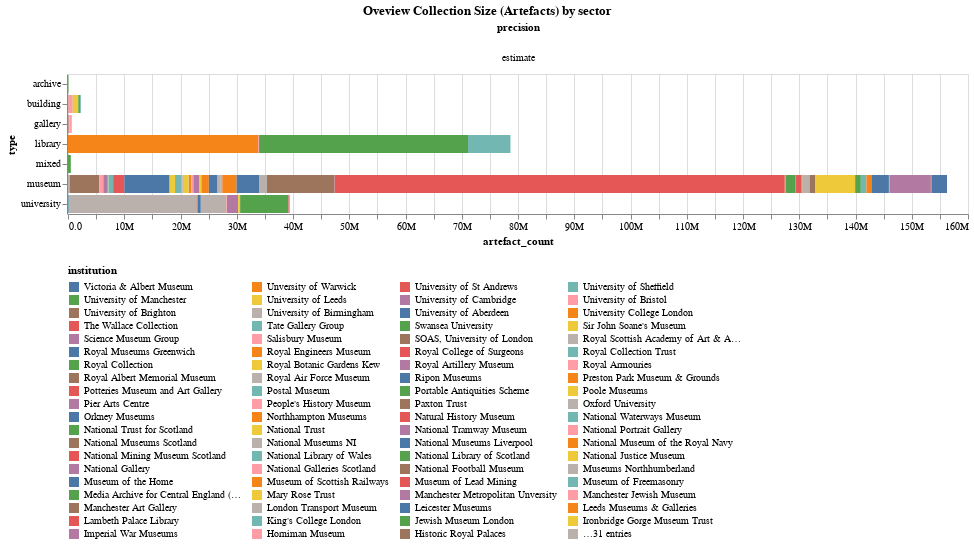

Notebook code for this chart:
### Markdown cell above
## Artefacts by institution type

### Code cell
title = alt.TitleParams('Artefacts by institution type', anchor='middle')
alt.Chart(artefacts_df,title=title).mark_bar().encode(
    alt.Color('institution:N', sort='descending', legend=alt.Legend(orient='bottom',columns=4,symbolLimit=80)),
    column='precision:O',
    tooltip=['institution', 'artefact_count'],
    x='artefact_count:Q',
    y='type:N',
).properties(width=900).resolve_scale(x='independent').configure(numberFormat='.2s')

### Figure 1 — Vega-Lite specification as saved in the notebook (floating-point values rounded to 4 significant figures)
{"config": {"view": {"continuousWidth": 300, "continuousHeight": 300}, "numberFormat": ".2s"}, "data": {"name": "data-f4253ee8e36c3615aab68e27ba9c68a5"}, "mark": {"type": "bar"}, "encoding": {"color": {"field": "institution", "legend": {"columns": 4, "orient": "bottom", "symbolLimit": 80}, "sort": "descending", "type": "nominal"}, "column": {"field": "precision", "type": "ordinal"}, "tooltip": [{"field": "institution", "type": "nominal"}, {"field": "artefact_count", "type": "quantitative"}], "x": {"field": "artefact_count", "type": "quantitative"}, "y": {"field": "type", "type": "nominal"}}, "resolve": {"scale": {"x": "independent"}}, "title": {"text": "Oveview Collection Size (Artefacts) by sector", "anchor": "middle"}, "width": 900, "$schema": "https://vega.github.io/schema/vega-lite/v5.17.0.json", "datasets": {"data-f4253ee8e36c3615aab68e27ba9c68a5": [{"institution": "Oxford University", "sector": "university", "type": "university", "topic": "mixed", "precision": "estimate", "artefact_count": 22530000}, {"institution": "University of Cambridge", "sector": "university", "type": "university", "topic": "mixed", "precision": "estimate", "artefact_count": 2000000}, {"institution": "Durham University", "sector": "university", "type": "university", "topic": "mixed", "precision": "estimate", "artefact_count": 106000}, {"institution": "University College London", "sector": "university", "type": "university", "topic": "mixed", "precision": "estimate", "artefact_count": 164000}, {"institution": "University of Manchester", "sector": "university", "type": "university", "topic": "mixed", "precision": "estimate", "artefact_count": 8560000}, {"institution": "King's College London", "sector": "university", "type": "university", "topic": "mixed", "precision": "estimate", "artefact_count": 200000}, {"institution": "University of Birmingham", "sector": "university", "type": "university", "topic": "mixed", "precision": "estimate", "artefact_count": 4500000}, {"institution": "Unversity of Warwick", "sector": "university", "type": "university", "topic": "mixed", "precision": "estimate", "artefact_count": 16000}, {"institution": "Manchester Metropolitan Unversity", "sector": "university", "type": "university", "topic": "mixed", "precision": "estimate", "artefact_count": 0}, {"institution": "Swansea University", "sector": "university", "type": "university", "topic": "mixed", "precision": "estimate", "artefact_count": 1700}, {"institution": "University of Brighton", "sector": "university", "type": "university", "topic": "mixed", "precision": "estimate", "artefact_count": 50000}, {"institution": "SOAS, University of London", "sector": "university", "type": "university", "topic": "mixed", "precision": "estimate", "artefact_count": 60000}, {"institution": "University of Aberdeen", "sector": "university", "type": "university", "topic": "mixed", "precision": "estimate", "artefact_count": 530000}, {"institution": "University of Bristol", "sector": "university", "type": "university", "topic": "mixed", "precision": "estimate", "artefact_count": 100000}, {"institution": "University of Leeds", "sector": "university", "type": "university", "topic": "mixed", "precision": "estimate", "artefact_count": 350000}, {"institution": "University of Sheffield", "sector": "university", "type": "university", "topic": "mixed", "precision": "estimate", "artefact_count": 30000}, {"institution": "University of St Andrews", "sector": "university", "type": "university", "topic": "mixed", "precision": "estimate", "artefact_count": 200000}, {"institution": "Royal College of Surgeons", "sector": "university", "type": "university", "topic": "medicine", "precision": "estimate", "artefact_count": 3500}, {"institution": "British Library", "sector": "library", "type": "library", "topic": "mixed", "precision": "estimate", "artefact_count": 33810000}, {"institution": "Chetham's Library", "sector": "library", "type": "library", "topic": "mixed", "precision": "estimate", "artefact_count": 121041}, {"institution": "Glasgow Woman's Library", "sector": "library", "type": "library", "topic": "mixed", "precision": "estimate", "artefact_count": 0}, {"institution": "Lambeth Palace Library", "sector": "library", "type": "library", "topic": "theology", "precision": "estimate", "artefact_count": 186200}, {"institution": "National Library of Wales", "sector": "library", "type": "library", "topic": "mixed", "precision": "estimate", "artefact_count": 7540000}, {"institution": "National Library of Scotland", "sector": "library", "type": "library", "topic": "mixed", "precision": "estimate", "artefact_count": 37000000}, {"institution": "Amgueddfa Cymru (National Museum Wales)", "sector": "national", "type": "museum", "topic": "mixed", "precision": "estimate", "artefact_count": 5319585}, {"institution": "Historic Royal Palaces", "sector": "national", "type": "building", "topic": "mixed", "precision": "estimate", "artefact_count": 60000}, {"institution": "National Football Museum", "sector": "national", "type": "museum", "topic": "mixed", "precision": "estimate", "artefact_count": 40000}, {"institution": "National Justice Museum", "sector": "national", "type": "museum", "topic": "mixed", "precision": "estimate", "artefact_count": 40000}, {"institution": "National Mining Museum Scotland", "sector": "national", "type": "museum", "topic": "industry", "precision": "estimate", "artefact_count": 100000}, {"institution": "National Museum of the Royal Navy", "sector": "national", "type": "museum", "topic": "maritime", "precision": "estimate", "artefact_count": 2500000}, {"institution": "National Museums NI", "sector": "national", "type": "museum", "topic": "mixed", "precision": "estimate", "artefact_count": 1400000}, {"institution": "National Museums Scotland", "sector": "national", "type": "museum", "topic": "mixed", "precision": "estimate", "artefact_count": 12000000}, {"institution": "National Tramway Museum", "sector": "national", "type": "museum", "topic": "mixed", "precision": "estimate", "artefact_count": 46690}, {"institution": "National Trust", "sector": "national", "type": "building", "topic": "art", "precision": "estimate", "artefact_count": 1000000}, {"institution": "National Trust for Scotland", "sector": "national", "type": "building", "topic": "art", "precision": "estimate", "artefact_count": 300000}, {"institution": "National Waterways Museum", "sector": "national", "type": "building", "topic": "transport", "precision": "estimate", "artefact_count": 150000}, {"institution": "Royal Collection Trust", "sector": "national", "type": "museum", "topic": "art", "precision": "estimate", "artefact_count": 1000000}, {"institution": "Government Art Collection", "sector": "national", "type": "museum", "topic": "art", "precision": "estimate", "artefact_count": 15000}, {"institution": "Historic Environment Scotland", "sector": "national", "type": "museum", "topic": "heritage", "precision": "estimate", "artefact_count": 41000}, {"institution": "People's History Museum", "sector": "national", "type": "museum", "topic": "social", "precision": "estimate", "artefact_count": 5680}, {"institution": "Portable Antiquities Scheme", "sector": "national", "type": "museum", "topic": "archaeology", "precision": "estimate", "artefact_count": 1751232}, {"institution": "Royal Air Force Museum", "sector": "national", "type": "museum", "topic": "military", "precision": "estimate", "artefact_count": 1300000}, {"institution": "Royal Botanic Gardens Kew", "sector": "national", "type": "museum", "topic": "nature", "precision": "estimate", "artefact_count": 7000000}, {"institution": "Royal Collection", "sector": "national", "type": "museum", "topic": "nature", "precision": "estimate", "artefact_count": 1000000}, {"institution": "Courtauld Gallery", "sector": "independent", "type": "gallery", "topic": "art", "precision": "estimate", "artefact_count": 33501}, {"institution": "Dulwich Picture Gallery", "sector": "independent", "type": "gallery", "topic": "art", "precision": "estimate", "artefact_count": 600}, {"institution": "Manchester Art Gallery", "sector": "independent", "type": "gallery", "topic": "art", "precision": "estimate", "artefact_count": 46000}, {"institution": "National Galleries Scotland", "sector": "independent", "type": "gallery", "topic": "art", "precision": "estimate", "artefact_count": 120000}, {"institution": "Bowes Museum", "sector": "independent", "type": "museum", "topic": "art", "precision": "estimate", "artefact_count": 30000}, {"institution": "Britten Pears", "sector": "independent", "type": "museum", "topic": "art", "precision": "estimate", "artefact_count": 1200}, {"institution": "Chatham Historic Dockyard", "sector": "independent", "type": "building", "topic": "maritime", "precision": "estimate", "artefact_count": 70000}, {"institution": "English Heritage Trust", "sector": "independent", "type": "building", "topic": "history", "precision": "estimate", "artefact_count": 700000}, {"institution": "Gordon Highlanders Museum", "sector": "independent", "type": "museum", "topic": "military", "precision": "estimate", "artefact_count": 40000}, {"institution": "Ironbridge Gorge Museum Trust", "sector": "independent", "type": "museum", "topic": "industry", "precision": "estimate", "artefact_count": 400000}, {"institution": "Jewish Museum London", "sector": "independent", "type": "museum", "topic": "social", "precision": "estimate", "artefact_count": 40000}, {"institution": "London Transport Museum", "sector": "independent", "type": "museum", "topic": "transport", "precision": "estimate", "artefact_count": 500000}, {"institution": "Manchester Jewish Museum", "sector": "independent", "type": "museum", "topic": "social", "precision": "estimate", "artefact_count": 31000}, {"institution": "Mary Rose Trust", "sector": "independent", "type": "museum", "topic": "maritime", "precision": "estimate", "artefact_count": 19000}, {"institution": "Media Archive for Central England (MACE)", "sector": "independent", "type": "archive", "topic": "media", "precision": "estimate", "artefact_count": 65000}, {"institution": "Food Museum", "sector": "independent", "type": "museum", "topic": "social", "precision": "estimate", "artefact_count": 40000}, {"institution": "Museum of Freemasonry", "sector": "independent", "type": "museum", "topic": "social", "precision": "estimate", "artefact_count": 90000}, {"institution": "Museum of Lead Mining", "sector": "independent", "type": "museum", "topic": "industry", "precision": "estimate", "artefact_count": 2572}, {"institution": "Museum of Scottish Railways", "sector": "independent", "type": "museum", "topic": "industry", "precision": "estimate", "artefact_count": 50000}, {"institution": "Paxton Trust", "sector": "independent", "type": "building", "topic": "art", "precision": "estimate", "artefact_count": 3754}, {"institution": "Pier Arts Centre", "sector": "independent", "type": "gallery", "topic": "art", "precision": "estimate", "artefact_count": 180}, {"institution": "Postal Museum", "sector": "independent", "type": "museum", "topic": "social", "precision": "estimate", "artefact_count": 60000}, {"institution": "Royal Artillery Museum", "sector": "independent", "type": "museum", "topic": "military", "precision": "estimate", "artefact_count": 30000}, {"institution": "Royal Engineers Museum", "sector": "independent", "type": "museum", "topic": "military", "precision": "estimate", "artefact_count": 1000000}, {"institution": "Royal Scottish Academy of Art & Architecture", "sector": "independent", "type": "museum", "topic": "art", "precision": "estimate", "artefact_count": 9000}, {"institution": "Aberdeenshire Council Museums", "sector": "regional", "type": "museum", "topic": "mixed", "precision": "estimate", "artefact_count": 250000}, {"institution": "Barnsley Museums", "sector": "regional", "type": "museum", "topic": "mixed", "precision": "estimate", "artefact_count": 711400}, {"institution": "Birmingham Museums Trust", "sector": "regional", "type": "museum", "topic": "art", "precision": "estimate", "artefact_count": 800000}, {"institution": "Black Country Living Museum", "sector": "regional", "type": "museum", "topic": "history", "precision": "estimate", "artefact_count": 80000}, {"institution": "Bradford District Museums & Galleries", "sector": "regional", "type": "museum", "topic": "mixed", "precision": "estimate", "artefact_count": 837837}, {"institution": "Bristol Museums", "sector": "regional", "type": "museum", "topic": "mixed", "precision": "estimate", "artefact_count": 2000000}, {"institution": "Culture Coventry", "sector": "regional", "type": "museum", "topic": "mixed", "precision": "estimate", "artefact_count": 1000000}, {"institution": "Culture Perth and Kinross", "sector": "regional", "type": "mixed", "topic": "mixed", "precision": "estimate", "artefact_count": 500000}, {"institution": "Culture Trust Luton", "sector": "regional", "type": "museum", "topic": "mixed", "precision": "estimate", "artefact_count": 1105051}, {"institution": "Dundee Heritage Trust", "sector": "regional", "type": "museum", "topic": "mixed", "precision": "estimate", "artefact_count": 0}, {"institution": "Elgin Museum", "sector": "regional", "type": "museum", "topic": "mixed", "precision": "estimate", "artefact_count": 36000}, {"institution": "Glasgow Museums", "sector": "regional", "type": "museum", "topic": "mixed", "precision": "estimate", "artefact_count": 1000000}, {"institution": "Heritage Doncaster", "sector": "regional", "type": "museum", "topic": "mixed", "precision": "estimate", "artefact_count": 406750}, {"institution": "Highland Folk Museum", "sector": "regional", "type": "museum", "topic": "social", "precision": "estimate", "artefact_count": 10000}, {"institution": "Leeds Museums & Galleries", "sector": "regional", "type": "museum", "topic": "mixed", "precision": "estimate", "artefact_count": 1300000}, {"institution": "Leicester Museums", "sector": "regional", "type": "museum", "topic": "mixed", "precision": "estimate", "artefact_count": 1500000}, {"institution": "Manchester Art Gallery", "sector": "regional", "type": "gallery", "topic": "art", "precision": "estimate", "artefact_count": 50000}, {"institution": "Edinburgh Museums", "sector": "regional", "type": "museum", "topic": "mixed", "precision": "estimate", "artefact_count": 220000}, {"institution": "Museums Northhumberland", "sector": "regional", "type": "museum", "topic": "mixed", "precision": "estimate", "artefact_count": 25000}, {"institution": "Northhampton Museums", "sector": "regional", "type": "museum", "topic": "mixed", "precision": "estimate", "artefact_count": 44024}, {"institution": "Orkney Museums", "sector": "regional", "type": "museum", "topic": "mixed", "precision": "estimate", "artefact_count": 100000}, {"institution": "Poole Museums", "sector": "regional", "type": "museum", "topic": "mixed", "precision": "estimate", "artefact_count": 50000}, {"institution": "Potteries Museum and Art Gallery", "sector": "regional", "type": "museum", "topic": "arts", "precision": "estimate", "artefact_count": 1000000}, {"institution": "Preston Park Museum & Grounds", "sector": "regional", "type": "museum", "topic": "social", "precision": "estimate", "artefact_count": 100000}, {"institution": "Ripon Museums", "sector": "regional", "type": "museum", "topic": "social", "precision": "estimate", "artefact_count": 9000}, {"institution": "Royal Albert Memorial Museum", "sector": "regional", "type": "museum", "topic": "mixed", "precision": "estimate", "artefact_count": 1000000}, {"institution": "Salisbury Museum", "sector": "regional", "type": "museum", "topic": "mixed", "precision": "estimate", "artefact_count": 100000}, {"institution": "Victoria & Albert Museum", "sector": "dcms", "type": "museum", "topic": "art", "precision": "estimate", "artefact_count": 2800000}, {"institution": "Science Museum Group", "sector": "dcms", "type": "museum", "topic": "science", "precision": "estimate", "artefact_count": 7360793}, {"institution": "Museum of the Home", "sector": "dcms", "type": "museum", "topic": "history", "precision": "estimate", "artefact_count": 40000}, {"institution": "Horniman Museum", "sector": "dcms", "type": "museum", "topic": "history", "precision": "estimate", "artefact_count": 350000}, {"institution": "Imperial War Museums", "sector": "dcms", "type": "museum", "topic": "history", "precision": "estimate", "artefact_count": 1000000}, {"institution": "National Gallery", "sector": "dcms", "type": "gallery", "topic": "art", "precision": "estimate", "artefact_count": 2626}, {"institution": "National Museums Liverpool", "sector": "dcms", "type": "museum", "topic": "history", "precision": "estimate", "artefact_count": 4000000}, {"institution": "National Portrait Gallery", "sector": "dcms", "type": "gallery", "topic": "art", "precision": "estimate", "artefact_count": 350000}, {"institution": "Natural History Museum", "sector": "dcms", "type": "museum", "topic": "nature", "precision": "estimate", "artefact_count": 80000000}, {"institution": "Royal Armouries", "sector": "dcms", "type": "museum", "topic": "history", "precision": "estimate", "artefact_count": 70000}, {"institution": "Royal Museums Greenwich", "sector": "dcms", "type": "museum", "topic": "history", "precision": "estimate", "artefact_count": 3000000}, {"institution": "Sir John Soane's Museum", "sector": "dcms", "type": "museum", "topic": "history", "precision": "estimate", "artefact_count": 52000}, {"institution": "Tate Gallery Group", "sector": "dcms", "type": "gallery", "topic": "art", "precision": "estimate", "artefact_count": 70000}, {"institution": "The Wallace Collection", "sector": "dcms", "type": "museum", "topic": "art", "precision": "estimate", "artefact_count": 5637}, {"institution": "British Museum", "sector": "dcms", "type": "museum", "topic": "history", "precision": "estimate", "artefact_count": 8000000}]}}
